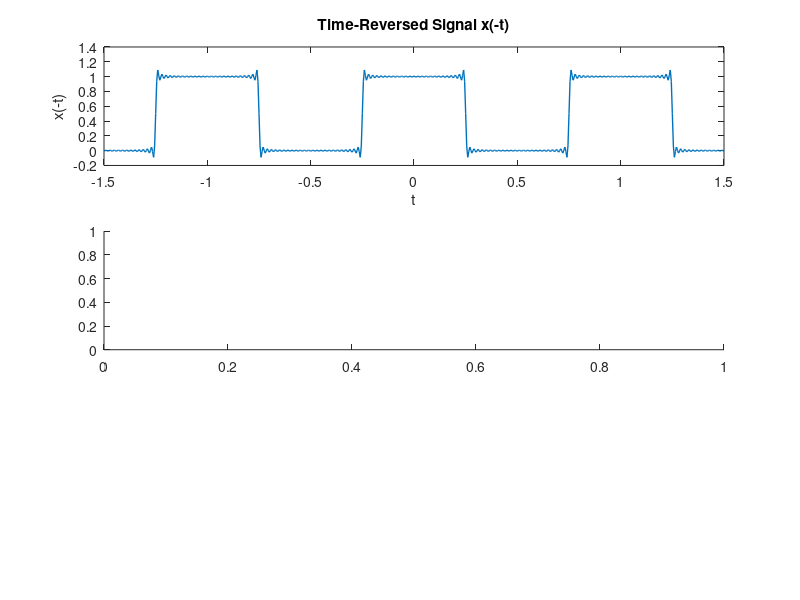

Here is the MATLAB script that generated this plot: (Note: this script raises an error after producing the figure.)
k = -50:50;
T = 1;
T1 = 0.25;
ak = sin(k*2*pi*(T1/T))./(k*pi);
ak(51)=2*T1/T;
% Manual correction for a0 ?> ak(51)
t = -1.5:0.005:1.5;
w0 = 2*pi/T;
xt = zeros(1,length(t));
% Amount of time shift
t0 = 0.25;
% FS coefficients of the time shifted signal w0 = 2*pi/T;
bk = ak.*exp(-1j*k*w0*t0);
%construction of original square wave
for k = -50:50
    xt = xt + ak(k+51)*exp(1j*k*w0*t); 
end% Given Fourier series coefficients
figure;
subplot(3, 1, 1);
plot(-t, xt, 'LineWidth', 1);
xlabel('t');
ylabel('x(-t)');
title('Time-Reversed Signal x(-t)');

% b) Plot FS coefficients a-k of time-reversed signal
bk = fliplr(ak);  % Time-reversed coefficients

subplot(3, 1, 2);
stem(k, real(bk), 'filled');
xlabel('k');
ylabel('Re(bk)');
title('Fourier Series Coefficients of Time-Reversed Signal');

% c) Plot the reconstructed time-reversed signal using FS coefficients a-k
M = length(k);  % Number of terms
xt_recon = zeros(size(t));

for m = 1:M
    xt_recon = xt_recon + bk(m) * exp(1j * k(m) * t);
end

subplot(3, 1, 3);
plot(t, real(xt_recon), 'LineWidth', 1);
xlabel('t');
ylabel('x(-t)');
title('Reconstructed Time-Reversed Signal');
